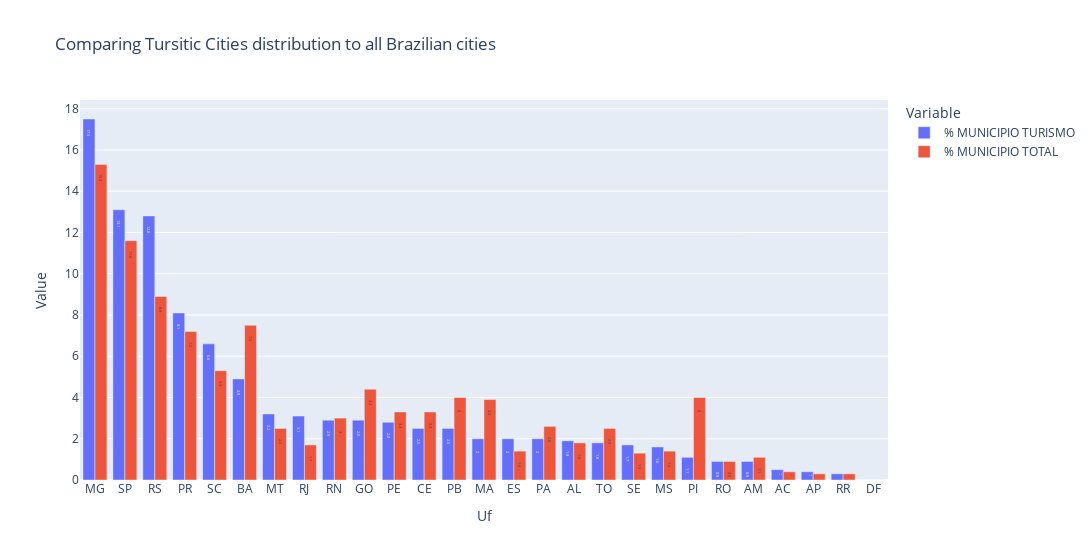

The cell this chart's notebook holds for it:
### Code cell
fig_states = px.bar(df_compare,
                    x="Uf",
                    y="Value",
                    color="Variable",
                    barmode='group',
                    text_auto='10',
                    width = 1600,
                    title="Comparing Tursitic Cities distribution to all Brazilian cities")

fig_states.update_traces(textposition='inside')

fig_states.show()

### Figure 1 — Plotly figure (JSON) as saved in the notebook; plotly's stock layout.template omitted (floating-point values rounded to 4 significant figures)
{"data": [{"alignmentgroup": "True", "hovertemplate": "Variable=% MUNICIPIO TURISMO<br>Uf=%{x}<br>Value=%{y}<extra></extra>", "legendgroup": "% MUNICIPIO TURISMO", "marker": {"color": "#636efa", "pattern": {"shape": ""}}, "name": "% MUNICIPIO TURISMO", "offsetgroup": "% MUNICIPIO TURISMO", "orientation": "v", "showlegend": true, "textposition": "inside", "texttemplate": "%{y:10}", "type": "bar", "x": ["MG", "SP", "RS", "PR", "SC", "BA", "MT", "RJ", "RN", "GO", "PE", "CE", "PB", "MA", "ES", "PA", "AL", "TO", "SE", "MS", "PI", "RO", "AM", "AC", "AP", "RR", "DF"], "xaxis": "x", "y": [17.5, 13.1, 12.8, 8.1, 6.6, 4.9, 3.2, 3.1, 2.9, 2.9, 2.8, 2.5, 2.5, 2, 2, 2, 1.9, 1.8, 1.7, 1.6, 1.1, 0.9, 0.9, 0.5, 0.4, 0.3, 0], "yaxis": "y"}, {"alignmentgroup": "True", "hovertemplate": "Variable=% MUNICIPIO TOTAL<br>Uf=%{x}<br>Value=%{y}<extra></extra>", "legendgroup": "% MUNICIPIO TOTAL", "marker": {"color": "#EF553B", "pattern": {"shape": ""}}, "name": "% MUNICIPIO TOTAL", "offsetgroup": "% MUNICIPIO TOTAL", "orientation": "v", "showlegend": true, "textposition": "inside", "texttemplate": "%{y:10}", "type": "bar", "x": ["MG", "SP", "RS", "PR", "SC", "BA", "MT", "RJ", "RN", "GO", "PE", "CE", "PB", "MA", "ES", "PA", "AL", "TO", "SE", "MS", "PI", "RO", "AM", "AC", "AP", "RR", "DF"], "xaxis": "x", "y": [15.3, 11.6, 8.9, 7.2, 5.3, 7.5, 2.5, 1.7, 3, 4.4, 3.3, 3.3, 4, 3.9, 1.4, 2.6, 1.8, 2.5, 1.3, 1.4, 4, 0.9, 1.1, 0.4, 0.3, 0.3, 0], "yaxis": "y"}], "layout": {"barmode": "group", "legend": {"title": {"text": "Variable"}, "tracegroupgap": 0}, "title": {"text": "Comparing Tursitic Cities distribution to all Brazilian cities"}, "width": 1600, "xaxis": {"anchor": "y", "domain": [0, 1], "title": {"text": "Uf"}}, "yaxis": {"anchor": "x", "domain": [0, 1], "title": {"text": "Value"}}}}
